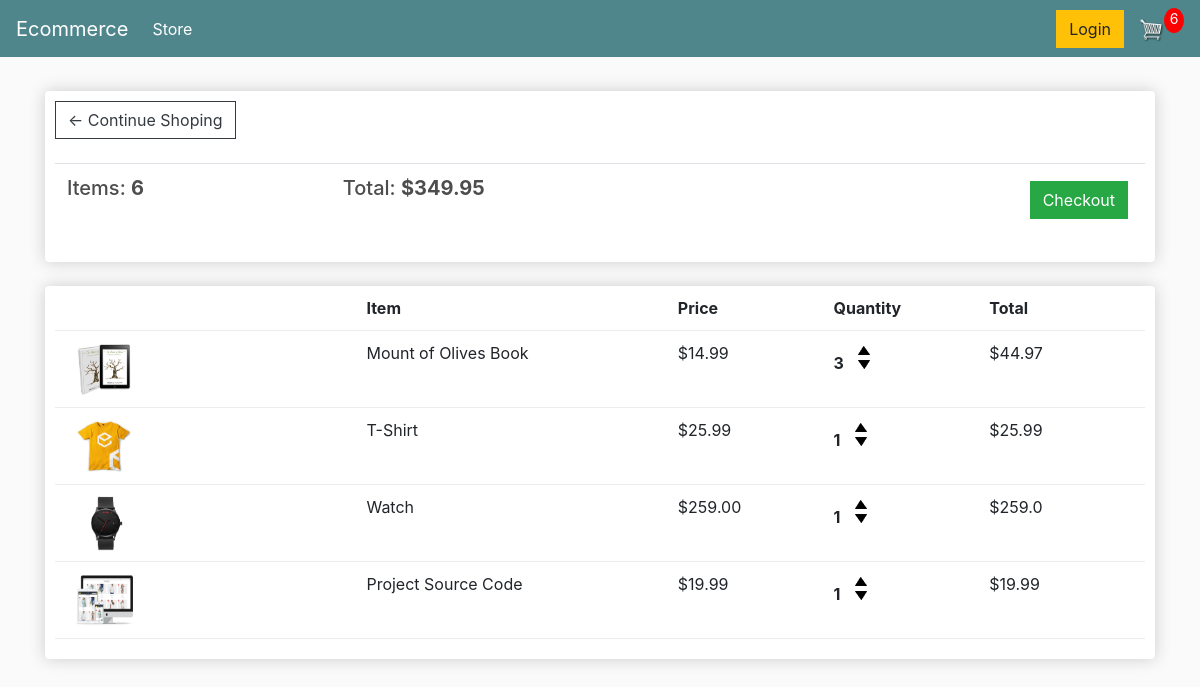
Before: /store/cart/ (signed in) with the older database file.
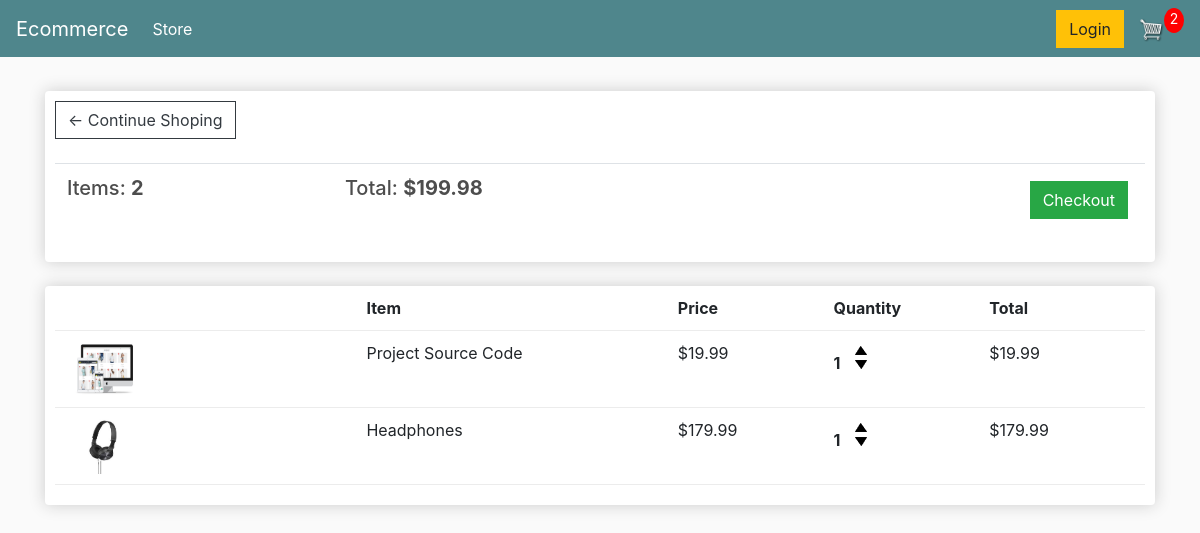
After: the same page with the newer database file.
### store/models.py (models this page shows, shortened)
class Order(models.Model):
    customer = models.ForeignKey(Customer, null=True, blank=True, on_delete=models.SET_NULL)
    order_date = models.DateTimeField(auto_now_add=True)
    complete = models.BooleanField(default=False)
    transation_id = models.CharField(max_length=50, null=True)
    @property
    def get_cart_total(self):
        orderitems = self.orderitem_set.all()
        total = sum([item.get_total for item in orderitems ])
        return total
    @property
    def get_cart_items(self):
        orderitems = self.orderitem_set.all()
        total = sum([item.quantity for item in orderitems ])
        return total

class OrderItem(models.Model):
    product = models.ForeignKey(Product, null=True, blank=True, on_delete=models.SET_NULL)
    order = models.ForeignKey(Order, null=True, blank=True, on_delete=models.SET_NULL)
    quantity = models.IntegerField(default=0, null=True, blank=True)
    added_date = models.DateTimeField(auto_now_add=True)
    @property
    def get_total(self):
        total = self.product.price * self.quantity
        return total

class Product(models.Model):
    name = models.CharField(max_length=50)
    price = models.FloatField()
    digital = models.BooleanField(default=False, null=True, blank=True)
    image = models.ImageField(null= True, blank= True)
    @property
    def image_url(self):
        try:
            url = self.image.url
        except:
            url = ""
        return url

### store/views.py (the view)
# urls.py: path('cart/', cart, name='cart'),
def cart(request):
    if request.user.is_authenticated:
        customer = request.user.customer
        order, created = Order.objects.get_or_create(customer= customer, complete= False )
        items = order.orderitem_set.all()
        cartItems = order.get_cart_items
    else:
        items = []
        order= {"get_cart_total": 0, 'get_cart_items': 0, 'shipping': False}
        cartItems = order['get_cart_items']
    context = {
        'items': items,
        'order': order,
        'cartItems': cartItems
    }
    return render(request, 'store/cart.html', context)

### store/templates/store/cart.html
{% extends 'store/main.html' %}
{% load static %}
{% block content %}
    <div class="row">
        <div class="col-lg-12">
            <div class="box-element">
                <a href="{% url 'store:store' %}" class="btn btn-outline-dark">&#x2190; Continue Shoping</a>
                <br>
                <br>
                <table class="table">
                    <tr>
                        <th><h5>Items: <strong>{{ order.get_cart_items }}</strong></h5></th>
                        <th><h5>Total: <strong>${{ order.get_cart_total|floatformat:2  }}</strong></h5></th>
                        <th><a class="btn btn-success" style="float:right; margin:5px" href="{% url 'store:checkout' %}">Checkout</a></th>
                    </tr>
                </table>
            </div>
            <br>
            <div class="box-element">
                <div class="cart-row">
                    <div style="flex:2"></div>
                    <div style="flex:2"><strong>Item</strong></div>
                    <div style="flex:1"><strong>Price</strong></div>
                    <div style="flex:1"><strong>Quantity</strong></div>
                    <div style="flex:1"><strong>Total</strong></div>
                </div>
                {% for item in items %}
                <div class="cart-row">
                    <div style="flex:2"><img src="{{ item.product.image_url }}" class="row-image"></div>
                    <div style="flex:2">{{ item.product.name }}</div>
                    <div style="flex:1">${{ item.product.price|floatformat:2 }}</div>
                    <div style="flex:1">
                        <p class="quantity">{{ item.quantity }}</p>
                        <div class="quantity">
                            <img src="{% static 'images/arrow-up.png' %}" class="chg-quantity update-cart" data-product="{{item.product.id}}" data-action="add">
                            <img src="{% static 'images/arrow-down.png' %}" class="chg-quantity update-cart" data-product="{{item.product.id}}" data-action="remove">
                        </div>
                    </div>
                    <div style="flex:1">${{ item.get_total }}</div>
                </div>
                {% endfor %}
            </div>
        </div>
    </div>
{% endblock content %}

### store/templates/store/main.html (shortened to what this page needs)
<!DOCTYPE html>
{% load static %}
<html>
<head>
	<link rel="stylesheet" href="https://stackpath.bootstrapcdn.com/bootstrap/4.4.1/css/bootstrap.min.css">
	<link rel="stylesheet" type="text/css" href="{% static 'css/main.css' %}">
</head>
<body>
	<nav class="navbar navbar-expand-lg navbar-dark bg-dark">
	  <a class="navbar-brand" href="{% url 'store:store' %}">Ecommerce</a>
	  <div class="collapse navbar-collapse" id="navbarSupportedContent">
	    <ul class="navbar-nav mr-auto">
	      <li class="nav-item active">
	        <a class="nav-link" href="{% url 'store:store' %}">Store <span class="sr-only">(current)</span></a>
	      </li>
	    </ul>
	    <div class="form-inline my-2 my-lg-0">
	     	<a href="#"class="btn btn-warning">Login</a>
	     	<a href="{% url 'store:cart' %}">
	    		<img  id="cart-icon" src="{% static 'images/cart.png' %}">
	    	</a>
	    	<p id="cart-total">{{cartItems}}</p>
	    </div>
	  </div>
	</nav>
     <div class="container">
            <br>
            {% block content %}
            {% endblock content %}
         </div>
</body>
</html>

### static/css/main.css (style rules this page uses)
body { background-color: hsl(0, 0%, 98%); }
h1,h2,h3,h4,h5,h6 { color:hsl(0, 0%, 30%); }
.box-element { box-shadow:hsl(0, 0%, 80%) 0 0 16px; background-color: #fff; border-radius: 4px; padding: 10px; }
.bg-dark { background-color: #4f868c!important; }
#cart-icon { width:25px; display: inline-block; margin-left: 15px; }
#cart-total { display: block; text-align: center; color:#fff; background-color: red; width: 20px; height: 25px; border-radius: 50%; font-size: 14px; }
.col-lg-4, .col-lg-6, .col-lg-8, .col-lg-12 { margin-top: 10px; }
.btn { border-radius: 0; }
.row-image { width: 100px; }
.cart-row { display: flex; align-items: flex-stretch; padding-bottom: 10px; margin-bottom: 10px; border-bottom: 1px solid #ececec; }
.quantity { display: inline-block; font-weight: 700; padding-right:10px; }
.chg-quantity { width: 12px; cursor: pointer; display: block; margin-top: 5px; transition:.1s; }

Changed rows visible on the page:
removed OrderItem: product.image_url (picture), product.name "Mount of Olives Book", product.price "14.99", quantity "3", get_total "44.97"
removed OrderItem: product.image_url (picture), product.name "T-Shirt", product.price "25.99", quantity "1", get_total "25.99"
removed OrderItem: product.image_url (picture), product.name "Watch", product.price "259.00", quantity "1", get_total "259.0"
computed for Order: get_cart_items "6" → "2"; get_cart_total "349.95" → "199.98"
added OrderItem: product.image_url (picture), product.name "Headphones", product.price "179.99", quantity "1", get_total "179.99"
Other visible differences:
{{ cartItems }}: "6" → "2"
